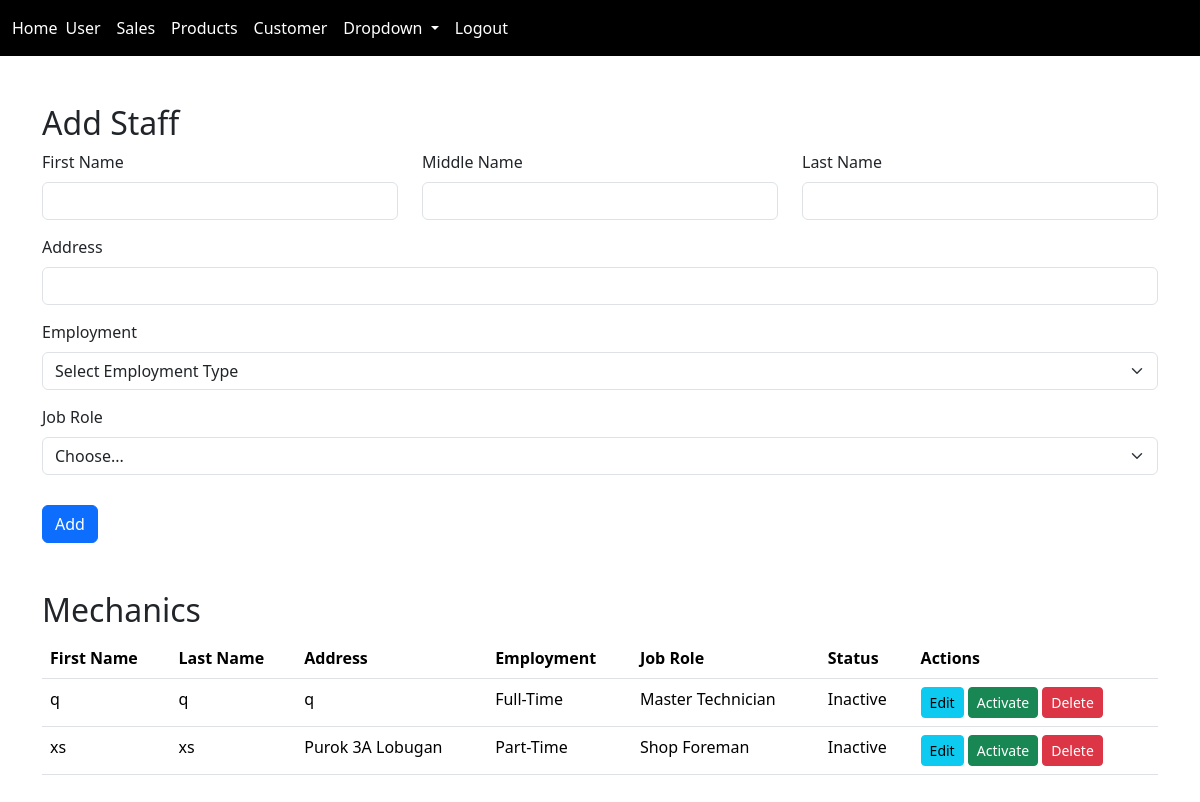
Page /add_staff.php (signed in) on the committed database.
### tables this page shows
CREATE TABLE `mechanic` (
  `mechanic_id` int(11) NOT NULL,
  `firstname` varchar(100) DEFAULT NULL,
  `middlename` varchar(100) DEFAULT NULL,
  `lastname` varchar(100) DEFAULT NULL,
  `address` varchar(255) DEFAULT NULL,
  `employment` varchar(100) DEFAULT NULL,
  `jobrole` varchar(100) DEFAULT NULL,
  `last_progress_saved` timestamp NOT NULL DEFAULT current_timestamp() ON UPDATE current_timestamp(),
  `companyid` int(11) DEFAULT NULL,
  `active` tinyint(1) DEFAULT NULL
);

### add_staff.php (the view, shortened to what this page needs)
<?php
include 'config.php';
$companyid = $_SESSION['companyid'];
$mechanics_query = "SELECT * FROM mechanic WHERE companyid = $companyid";
$mechanics_result = mysqli_query($conn, $mechanics_query);
?>
<!DOCTYPE html>
<html lang="en">
<head>
    <link href="https://cdn.jsdelivr.net/npm/bootstrap@5.3.2/dist/css/bootstrap.min.css" rel="stylesheet">
</head>
<body>
<nav class="navbar navbar-expand-lg bg-black">
    <div class="container-fluid">
         <a class="nav-link active text-white" aria-current="page" href="admin.php?companyid=<?php echo $companyid; ?>">Home</a>
        <div class="collapse navbar-collapse" id="navbarSupportedContent">
            <ul class="navbar-nav me-auto mb-2 mb-lg-0">
                <li class="nav-item">
                    <a class="nav-link active text-white" aria-current="page" href="homemechanic.php">User</a>
                </li>
                <li class="nav-item">
                    <a class="nav-link text-white active" aria-current="page" href="repair_table_content.php">Sales</a>
                </li>
                <li class="nav-item">
                    <a class="nav-link active text-white" aria-current="page" href="addproduct.php">Products</a>
                </li>
                <li class="nav-item"> <a class="nav-link text-white active" aria-current="page" href="repair_table_content.php">Customer</a>
                </li>
                <li class="nav-item dropdown">
                    <a class="nav-link dropdown-toggle text-white" href="#" role="button" data-bs-toggle="dropdown" aria-expanded="false">
                        Dropdown
                    </a>
                </li>
                <li class="nav-item">
                    <a class="nav-link text-white active" aria-current="page" href="logout.php">Logout</a>
                </li>
            </ul>
        </div>
    </div>
</nav>
<div class="container mt-5">
    <h2>Add Staff</h2>
    <form method="post">
        <div class="row">
            <div class="col-md-4">
                <div class="form-group">
                    <label for="firstname" class="form-label">First Name</label>
                    <input type="text" class="form-control" id="firstname" name="firstname" required>
                </div>
            </div>
            <div class="col-md-4">
                <div class="form-group">
                    <label for="middlename" class="form-label">Middle Name</label>
                    <input type="text" class="form-control" id="middlename" name="middlename">
                </div>
            </div>
            <div class="col-md-4">
                <div class="form-group">
                    <label for="lastname" class="form-label">Last Name</label>
                    <input type="text" class="form-control" id="lastname" name="lastname" required>
                </div>
            </div>
        </div>
        <div class="form-group">
            <label for="address" class="form-label">Address</label>
            <input type="text" class="form-control" id="address" name="address" required>
        </div>
        <div class="form-group">
            <label for="employment" class="form-label">Employment</label>
            <select class="form-select" id="employment" name="employment" required>
                <option value="">Select Employment Type</option>
            </select>
        </div>
        <div class="form-group">
            <label for="jobrole" class="form-label">Job Role</label>
            <select class="form-select" id="jobrole" name="jobrole" required>
                <option selected disabled value="">Choose...</option>
            </select>
        </div>
        <div class="btn-group">
            <button type="submit" class="btn btn-primary" name="submit">Add</button>
        </div>
    </form>
    <h2 class="mt-5">Mechanics</h2>
    <table class="table">
        <thead>
            <tr>
                <th scope="col">First Name</th>
                <th scope="col">Last Name</th>
                <th scope="col">Address</th>
                <th scope="col">Employment</th>
                <th scope="col">Job Role</th>
                <th scope="col">Status</th>
                <th scope="col">Actions</th>
            </tr>
        </thead>
        <tbody>
            <?php while($row = mysqli_fetch_assoc($mechanics_result)): ?>
            <tr>
                <td><?php echo $row['firstname']; ?></td>
                <td><?php echo $row['lastname']; ?></td>
                <td><?php echo $row['address']; ?></td>
                <td><?php echo $row['employment']; ?></td>
                <td><?php echo $row['jobrole']; ?></td>
                <td><?php echo $row['active'] ? 'Active' : 'Inactive'; ?></td>
                <td>
                    <a href="#" class="btn btn-sm btn-info">Edit</a>
                    <?php if($row['active']): ?>
                        <a href="#" class="btn btn-sm btn-warning">Deactivate</a>
                    <?php else: ?>
                        <a href="#" class="btn btn-sm btn-success">Activate</a>
                    <?php endif; ?>
                    <a href="#" class="btn btn-sm btn-danger">Delete</a>
                </td>
            </tr>
            <?php endwhile; ?>
        </tbody>
    </table>
    <br>
    <br>
    <br>
</div>
</body>
</html>

### add_staff.php (style rules this page uses)
.form-group { margin-bottom: 15px; }
.btn-group { margin-top: 15px; }

### rows in the picture
mechanic: firstname "q", lastname "q", address "q", employment "Full-Time", jobrole "Master Technician", shows "Inactive", shows "Activate"
mechanic: firstname "xs", lastname "xs", address "Purok 3A Lobugan", employment "Part-Time", jobrole "Shop Foreman", shows "Inactive", shows "Activate"
